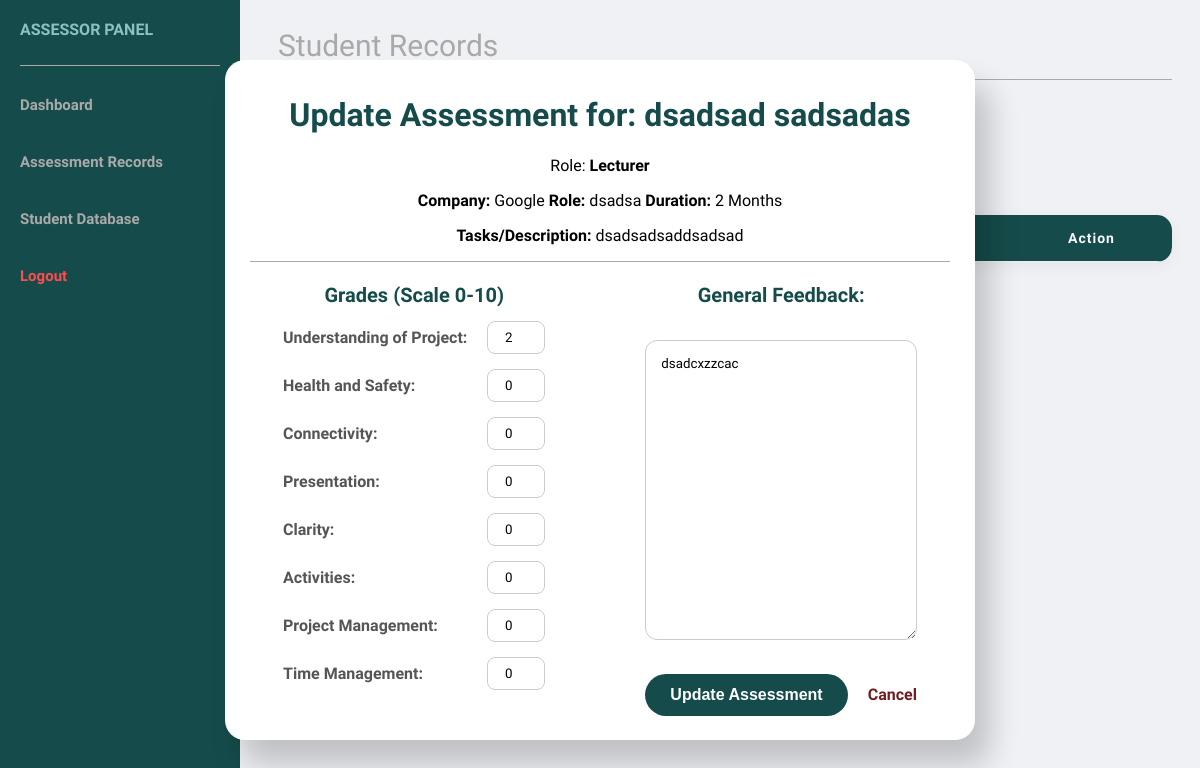
The page /AssessorDashboard/NewTest2.php?id=17 (signed in) on the database its author committed.
### tables this page shows
CREATE TABLE `internship` (
  `InternshipID` int(11) NOT NULL,
  `StudentAccountID` int(11) NOT NULL,
  `CompanyINT` int(11) DEFAULT NULL,
  `Role` varchar(100) NOT NULL,
  `Months_duration` int(11) NOT NULL,
  `Description` varchar(200) DEFAULT NULL
);

CREATE TABLE `studentprofile` (
  `StudentProfileID` int(11) NOT NULL,
  `StudentAccountID` int(11) NOT NULL,
  `FirstName` varchar(100) NOT NULL,
  `LastName` varchar(100) NOT NULL,
  `ProgrammeCode` varchar(100) NOT NULL,
  `YearOfStudy` int(11) NOT NULL,
  `AssesorAccountIDLect` int(11) DEFAULT NULL,
  `AssesorAccountIDSuper` int(11) DEFAULT NULL
);

CREATE TABLE `companynamelist` (
  `CompanyInt` int(11) NOT NULL,
  `CompanyName` varchar(100) NOT NULL
);

CREATE TABLE `assessmentrecords` (
  `AssessmentCode` int(11) NOT NULL,
  `StudentID` int(11) NOT NULL,
  `AssesorType` enum('Lecturer','Supervisor') NOT NULL,
  `Feedback` varchar(300) DEFAULT NULL,
  `understand_project` float DEFAULT NULL,
  `health_and_safety` float DEFAULT NULL,
  `connectivity` float DEFAULT NULL,
  `presentation` float DEFAULT NULL,
  `clarity` float DEFAULT NULL,
  `activities` float DEFAULT NULL,
  `project_management` float DEFAULT NULL,
  `time_management` float DEFAULT NULL,
  `Internship_Score` int(11) DEFAULT NULL
);

### ExecutePStatement.php (called while the page is built, shortened)
<?php
function executePreparedStatement($sql, $params) {
    global $conn;
    $stmt = $conn->prepare($sql);
    if (!empty($params)) {
        $stmt->bind_param(str_repeat('s', count($params)), ...$params);
    }
    if (stripos($sql, "SELECT") === 0) {
        $stmt->execute();
        $result = $stmt->get_result();
    } else {
        $result = $stmt->execute();
    }
    return $result;
}
?>

### AssessorDashboard/NewTest2.php (the view, shortened to what this page needs)
<?php
include '../Connection.php';
include '../ExecutePStatement.php';
$assessorType = $_SESSION['user_role'];
$targetStudentID = isset($_GET['id']) ? $_GET['id'] : null;
$currentData = null;
$student = null;
if ($targetStudentID) {
    $sqlCurrent = "SELECT * FROM assessmentrecords WHERE StudentID = ? AND AssesorType = ?";
    $resCurrent = executePreparedStatement($sqlCurrent, [$targetStudentID, $assessorType]);
    $currentData = $resCurrent->fetch_assoc();
    $sqlStudent = "SELECT sp.FirstName, sp.LastName, i.Role, i.Months_duration, i.Description, c.CompanyName
                   FROM studentprofile sp
                   LEFT JOIN internship i ON sp.StudentAccountID = i.StudentAccountID
                   LEFT JOIN companynamelist c ON i.CompanyINT = c.CompanyInt
                   WHERE sp.StudentAccountID = ?";
    $resStudent = executePreparedStatement($sqlStudent, [$targetStudentID]);
    $student = $resStudent->fetch_assoc();
}
?>
<!DOCTYPE html>
<html lang="en">
<head>
    <link rel="stylesheet" href="../CssFiles/AssessorDashBoard.css">
    <link rel="stylesheet" href="../CssFiles/TableStyle.css">
    <link rel="stylesheet" href="https://cdnjs.cloudflare.com/ajax/libs/font-awesome/6.5.1/css/all.min.css">
</head>
<body>
    <nav>
        <p>ASSESSOR PANEL</p>
        <hr>
        <a href="../AssessorDashboard.php">Dashboard</a><br>
        <a href="StudentDatabaseAss.php">Assessment Records</a><br>
        <a href="#">Student Database</a><br>
        <a href="../Logout.php" style="color: #ff4d4d; font-weight: bold;" onclick="return confirm('Are you sure you want to logout?')">Logout</a>
    </nav>
    <div class="main">
        <div id="title">Student Records</div>
        <header>Manage Student Records</header>
        <a onclick="window.location.href='../AssessorDashboard.php'" class="back-link">&larr; Back to Dashboard</a>
        <table>
            <tr>
            <th>Student ID</th>
            <th>Name</th>
            <th>Assessment Record</th>
            <th>Internship Score</th>
            <th>Action</th>
            </tr>
    </table>
    <div id="modal">
        <div id="modal-inner">
        <h1><?php echo (isset($_GET['mode']) && $_GET['mode'] == 'create') ? 'Create' : 'Update'; ?> Assessment for: <?php echo ($student['FirstName'] ?? '') . " " . ($student['LastName'] ?? ''); ?></h1>
        <p>Role: <strong><?php echo $assessorType; ?></strong></p>
        <p><strong>Company:</strong> <?php echo htmlspecialchars($student['CompanyName'] ?? 'N/A'); ?>
        <strong>Role:</strong> <?php echo htmlspecialchars($student['Role'] ?? 'N/A'); ?>
        <strong>Duration:</strong> <?php echo htmlspecialchars($student['Months_duration'] ?? '0'); ?> Months</p>
        <p><strong>Tasks/Description:</strong> <?php echo htmlspecialchars($student['Description'] ?? 'N/A'); ?></p>
    <hr>
            <form method="POST">
            <div class="form-collection1">
                <h1>Grades (Scale 0-10)</h1>
                <div class="form-group">
                    <label>Understanding of Project:</label><br>
                    <div class = "input-container">
                        <input type="number" step="any" name="u_project" class="input" min="0" max="10" value="<?php echo $currentData ? $currentData['understand_project'] : '0'; ?>" required>
                    </div>
                </div>
                <div class="form-group">
                    <label>Health and Safety:</label><br>
                    <div class = "input-container">
                        <input type="number" step="any" name="h_safety" class="input" min="0" max="10" value="<?php echo $currentData ? $currentData['health_and_safety'] : '0'; ?>" required>
                    </div>
                </div>
                <div class="form-group">
                    <label>Connectivity:</label><br>
                    <div class = "input-container">
                        <input type="number" step="any" name="connectivity" class="input" min="0" max="10" value="<?php echo $currentData ? $currentData['connectivity'] : '0'; ?>" required>
                    </div>
                </div>
                <div class="form-group">
                    <label>Presentation:</label><br>
                    <div class = "input-container">
                        <input type="number" step="any" name="presentation" class="input" min="0" max="10" oninput="this.nextElementSibling.value = this.value"  value="<?php echo $currentData ? $currentData['presentation'] : '0'; ?>" required>
                    </div>
                </div>
                <div class="form-group">
                    <label>Clarity:</label><br>
                    <div class = "input-container">
                        <input type="number" step="any" name="clarity" class="input" min="0" max="10" oninput="this.nextElementSibling.value = this.value"  value="<?php echo $currentData ? $currentData['clarity'] : '0'; ?>" required>
                    </div>
                </div>
                <div class="form-group">
                    <label>Activities:</label><br>
                    <div class = "input-container">
                        <input type="number" step="any" name="activities" class="input" min="0" max="10" oninput="this.nextElementSibling.value = this.value"  value="<?php echo $currentData ? $currentData['activities'] : '0'; ?>" required>
                    </div>
                </div>
                <div class="form-group">
                    <label>Project Management:</label><br>
                    <div class = "input-container">
                        <input type="number" step="any" name="p_manage" class="input" min="0" max="10" oninput="this.nextElementSibling.value = this.value"  value="<?php echo $currentData ? $currentData['project_management'] : '0'; ?>" required>
                    </div>
                </div>
                <div class="form-group">
                    <label>Time Management:</label><br>
                    <div class = "input-container">
                        <input type="number" step="any" name="t_manage" class="input" min="0" max="10" oninput="this.nextElementSibling.value = this.value"  value="<?php echo $currentData ? $currentData['time_management'] : '0'; ?>" required>
                    </div>
                </div>
            </div>
            <div class="form-collection2">
                <div class="form-group2">
                    <h1>General Feedback:</h1><br>
                    <textarea name="feedback" placeholder="Enter comments here..." required><?php echo $currentData ? $currentData['Feedback'] : ''; ?></textarea>
                </div>
                <div class="button-container">
                    <button type="submit" class="submit-btn"><?php echo (isset($_GET['mode']) && $_GET['mode'] == 'create') ? 'Create' : 'Update'; ?> Assessment</button>
                    <a href="StudentDatabaseAss.php" class="btn-cancel">Cancel</a>
                </div>
            </div>
        </form>
        </div>
    </div>
</body>
</html>

### CssFiles/AssessorDashBoard.css (style rules this page uses)
body { font-family: "Bricolage Grotesque", sans-serif; padding: 20px; }
body { background-color: #f0f1f5 ; }
nav { height: 100%; width:200px; position: fixed; top:0; left:0; background-color: #154c4b; overflow-x: hidden; padding:20px; }
nav p { font-weight: bold; color: #8bc1c0 ; padding-bottom: 10px; margin-top: 0; }
nav hr { margin-bottom: 30px; border: 0; border-top: 1px solid #aaa9a9; margin-left: 0; }
nav a { text-decoration: none; font-size: 15px; color: #aaa9a9; display: block; transition: 0.3s; align-items: left; font-weight:bold; margin-bottom:20px }
.main { margin-left:250px; }
.main hr { color:#aaa9a9; }
#title { color: #aaa9a9; font-size:30px; padding-bottom:8px; }
header { font-size:50px; color:#154c4b; padding-top:10px; }

### CssFiles/TableStyle.css (style rules this page uses)
table { width: 100%; border-collapse: collapse; margin-top: 20px; background-color: white; border-radius: 15px; overflow: hidden; box-shadow: 0 4px 15px rgba(0,0,0,0.05); }
th, td { text-align: left; padding: 15px 20px; border-bottom: 1px solid #eee; }
tr { background-color: white; transition: all 0.3s ease; }
th { background-color: #154c4b; color: #f8f9fa ; font-size: 14px; letter-spacing: 1px; font-weight: 900; }

### AssessorDashboard/NewTest2.php (style rules this page uses)
nav a { margin-bottom:20px; }
#title { color: #aaa9a9; font-size:30px; padding-bottom:8px; }
.main hr { border: 0; border-top: 1px solid #aaa9a9; }
header { font-size: 50px; color: #154c4b; }
.back-link { display: inline-block; margin-bottom: 20px; color: #154c4b; text-decoration: none; font-weight: bold; transition: color 0.3s; }
#modal { opacity: 0; position: fixed; right:0; left:0; bottom: 60px; transition: all 0.3s ease-in-out; z-index: -1; display:flex; align-items: center; justify-content: center; }
#modal.open { opacity:1; z-index:999; }
#modal-inner { background-color: #FFFFFF; width: 700px; height: 650px; border-radius:20px; padding: 15px 25px; text-align: center; box-shadow: 15px 25px 30px rgba(0,0,0,0.2); }
#modal-inner h1 { color: #154c4b; }
form { display: flex; justify-content:center; text-align:center; }
form h1 { color: #aaa9a9; font-size:20px; }
.form-collection1 { display:inline; margin-right:100px; }
form label { font-weight: bold; color: #555; }
.form-group { display: flex; justify-content: space-between; align-items: center; margin-bottom: 15px; }
.form-group input { margin-left:20px; border-radius:10px; width: 40px; padding: 8px; border: 1px solid #ccc; border-radius: 8px; font-family: inherit; text-align: center; }
input[type=number] { -moz-appearance: textfield; }
.form-collection2 textarea { width: 100%; height:300px; padding: 15px; border: 1px solid #ccc; border-radius: 12px; font-family: inherit; box-sizing: border-box; resize: vertical; }
.button-container { margin-top: 30px; display: flex; align-items: center; gap: 20px; }
.submit-btn { background-color: #154c4b; color: white; border: none; padding: 12px 25px; font-size: 16px; font-weight: bold; border-radius: 25px; cursor: pointer; transition: 0.3s; }
.btn-cancel { text-decoration: none; color: #721c24; font-weight: bold; font-size: 16px; }

### rows shown on the page
internship: studentprofile.FirstName "dsadsad", studentprofile.LastName "sadsadas", CompanyINT.CompanyName "Google", Role "dsadsa", Months_duration "2", Description "dsadsadsaddsadsad"
assessmentrecords: u_project "2", h_safety "0", connectivity "0", presentation "0", clarity "0", activities "0", p_manage "0", t_manage "0", feedback "dsadcxzzcac"

### other values the page prints
$assessorType "Lecturer"
